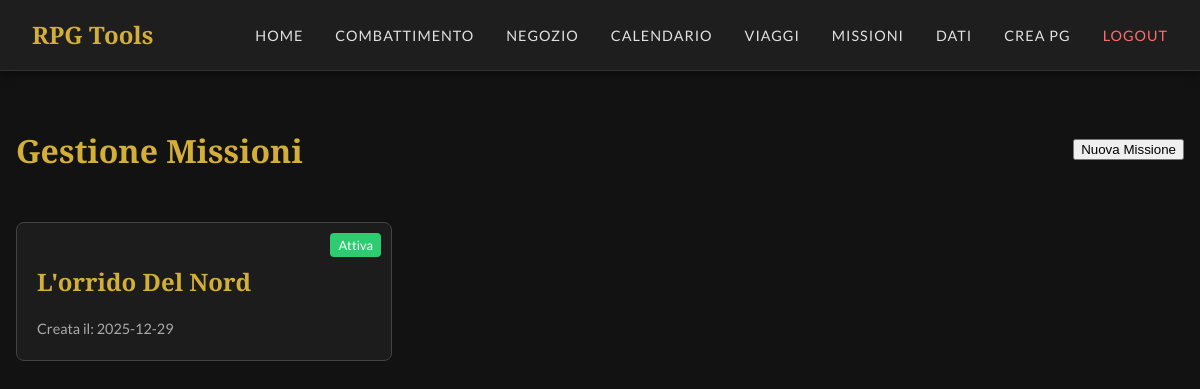
The app's page /missions (signed in) with its own data.
### tables this page shows
CREATE TABLE missions (
            id INTEGER PRIMARY KEY AUTOINCREMENT,
            title TEXT NOT NULL,
            plot TEXT DEFAULT '',
            status TEXT DEFAULT 'Attiva',
            created_at TIMESTAMP DEFAULT CURRENT_TIMESTAMP
        );

### app.py (the view)
@app.route('/missions')
def missions_list():
    db = get_db()
    cursor = db.execute('SELECT * FROM missions ORDER BY created_at DESC')
    missions = [dict(row) for row in cursor.fetchall()]
    return render_template('missions.html', missions=missions)

### app.py (called while the page is built)
@app.before_request
def require_login():
    allowed_routes = ['login', 'static', 'logout']
    if request.endpoint not in allowed_routes and 'logged_in' not in session:
        return redirect(url_for('login'))

def get_db():
    db = getattr(g, '_database', None)
    if db is None:
        db = g._database = sqlite3.connect(DATABASE)
        db.row_factory = sqlite3.Row
    return db

@app.teardown_appcontext
def close_connection(exception):
    db = getattr(g, '_database', None)
    if db is not None:
        db.close()

### templates/missions.html (shortened to what this page needs)
{% extends 'base.html' %}
{% block content %}
<div class="header-section">
    <h1>Gestione Missioni</h1>
    <form action="{{ url_for('create_mission') }}" method="POST">
        <button type="submit" class="cta-button">Nuova Missione</button>
    </form>
</div>
<div class="missions-grid">
    {% for mission in missions %}
    <a href="{{ url_for('mission_detail', id=mission.id) }}" class="mission-card">
        <div class="mission-status {{ mission.status|lower }}">{{ mission.status }}</div>
        <h2>{{ mission.title }}</h2>
        <div class="mission-date">Creata il: {{ mission.created_at[:10] }}</div>
    </a>
    {% else %}
    <p>Nessuna missione presente.</p>
    {% endfor %}
</div>
{% endblock %}

### static/css/style.css (style rules this page uses)
:root { --bg-color: #121212; --card-bg: #1e1e1e; --text-primary: #e0e0e0; --text-secondary: #a0a0a0; --accent-color: #d4af37; --accent-hover: #f0c040; --border-color: #333; --font-heading: 'Cinzel', serif; --font-body: 'Lato', sans-serif; }
body { background-color: var(--bg-color); color: var(--text-primary); font-family: var(--font-body); margin: 0; padding: 0; line-height: 1.6; }
h1, h2, h3, h4, h5, h6 { font-family: var(--font-heading); color: var(--accent-color); margin-bottom: 1rem; }
a { color: var(--accent-color); text-decoration: none; transition: color 0.3s ease; }

### templates/missions.html (style rules this page uses)
.missions-grid { display: grid; grid-template-columns: repeat(auto-fill, minmax(300px, 1fr)); gap: 20px; margin-top: 20px; }
.mission-card { background: rgba(30, 30, 30, 0.8); padding: 20px; border-radius: 8px; text-decoration: none; color: inherit; border: 1px solid #444; transition: transform 0.2s, box-shadow 0.2s; position: relative; }
.mission-status { position: absolute; top: 10px; right: 10px; font-size: 0.8em; padding: 2px 8px; border-radius: 4px; background: #555; }
.mission-status.attiva { background: #2ecc71; color: #fff; }
.header-section { display: flex; justify-content: space-between; align-items: center; margin-bottom: 30px; }
.mission-date { margin-top: 10px; font-size: 0.9em; color: #aaa; }

### records on screen
missions: status "Attiva", title "L'orrido Del Nord", created_at "2025-12-29"
